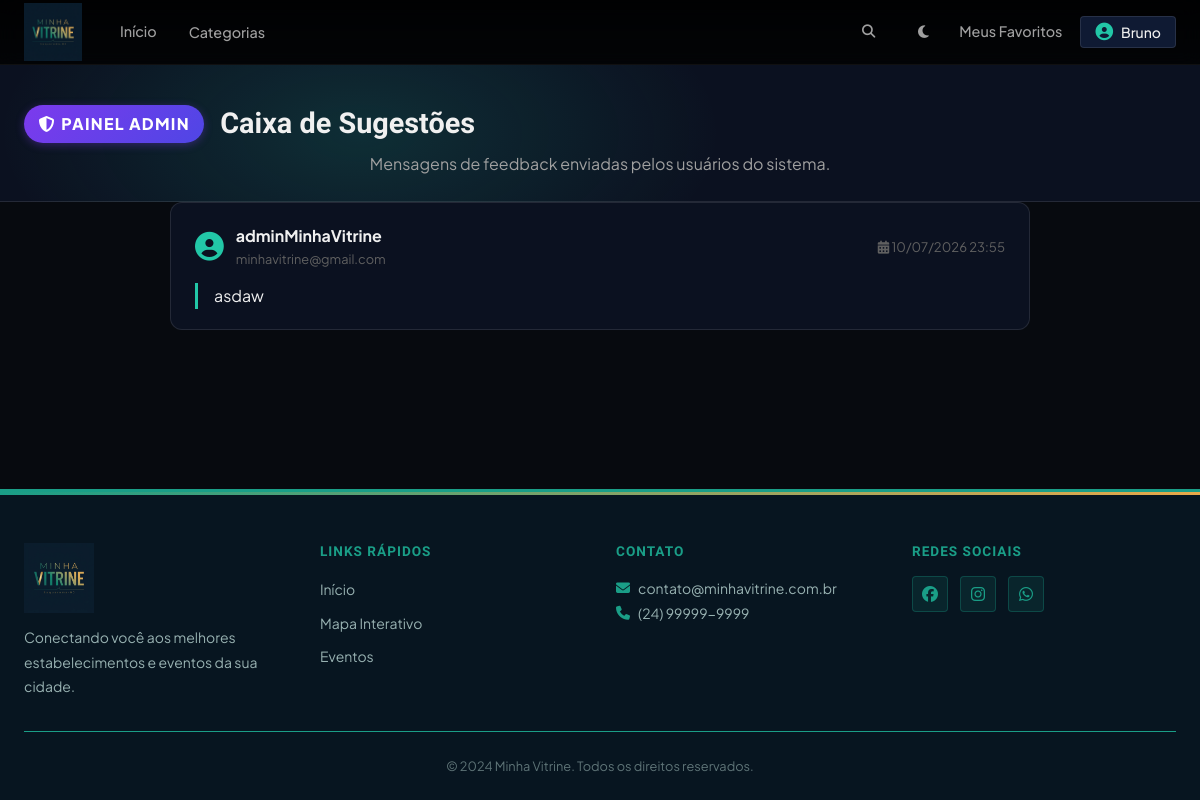
Screenshot of /painel/feedbacks/ (signed in) with the database file from the repository.
### apps/core/models.py (models this page shows, shortened)
class Feedback(models.Model):
    usuario = models.ForeignKey(
        User, on_delete=models.CASCADE, related_name='feedbacks_enviados')
    mensagem = models.TextField()
    criado_em = models.DateTimeField(auto_now_add=True)
    class Meta:
        verbose_name = 'Feedback'
        verbose_name_plural = 'Feedbacks'
        ordering = ['-criado_em']

### apps/core/views.py (the view)
# urls.py: path('painel/feedbacks/', views.ver_feedbacks, name='ver_feedbacks'),
@login_required
def ver_feedbacks(request):
    if not request.user.is_superuser:
        messages.error(request, 'Acesso restrito a administradores.')
        return redirect('home')
    feedbacks = Feedback.objects.select_related('usuario').order_by('-criado_em')
    return render(request, 'core/admin_feedbacks.html', {'feedbacks': feedbacks})

### apps/core/context_processors.py (called while the page is built)
def categorias_ativas(request):
    return {
        'categorias': Categoria.objects.filter(ativo=True).order_by('nome')
    }

### templates/core/admin_feedbacks.html (shortened to what this page needs)
{% extends 'base.html' %}
{% load static %}
{% block content %}
<div class="page-header" style="padding: 2.5rem 0 1.5rem;">
    <div class="container">
        <div style="display: flex; align-items: center; gap: 1rem; margin-bottom: 0.5rem;">
            <span class="badge-admin" style="font-size: 1rem; padding: 0.4rem 0.9rem;"><i class="fas fa-shield-alt"></i> Painel Admin</span>
            <h1 style="font-size: 1.8rem; margin: 0;">Caixa de Sugestões</h1>
        </div>
        <p style="color: var(--text-secondary);">Mensagens de feedback enviadas pelos usuários do sistema.</p>
    </div>
</div>
<div class="container" style="padding-bottom: 3rem;">
    {% if feedbacks %}
        <div style="display: flex; flex-direction: column; gap: 1rem; max-width: 860px; margin: 0 auto;">
            {% for fb in feedbacks %}
            <div class="feedback-card">
                <div class="feedback-card-header">
                    <div class="feedback-user">
                        <i class="fas fa-user-circle" style="font-size: 1.8rem; color: var(--primary);"></i>
                        <div>
                            <strong>{{ fb.usuario.first_name|default:fb.usuario.username }}</strong>
                            <span style="color: var(--text-muted); font-size: 0.8rem; display: block;">{{ fb.usuario.email }}</span>
                        </div>
                    </div>
                    <span class="feedback-date">
                        <i class="fas fa-calendar-alt"></i> {{ fb.criado_em|date:"d/m/Y H:i" }}
                    </span>
                </div>
                <p class="feedback-message">{{ fb.mensagem }}</p>
            </div>
            {% endfor %}
        </div>
    {% else %}
        <div style="text-align: center; padding: 4rem 0; color: var(--text-secondary);">
            <i class="fas fa-inbox" style="font-size: 3rem; opacity: 0.4; display: block; margin-bottom: 1rem;"></i>
            <p>Nenhuma sugestão recebida ainda.</p>
        </div>
    {% endif %}
</div>
{% endblock %}

### templates/base.html (shortened to what this page needs)
{% load static %}
<!DOCTYPE html>
<html lang="pt-BR">
<head>
    <link rel="stylesheet" href="https://cdnjs.cloudflare.com/ajax/libs/font-awesome/6.4.2/css/all.min.css">
    <link rel="stylesheet" href="{% static 'css/style.css' %}?v=5.3">
</head>
<body>
    <header class="navbar">
        <div class="container navbar-content">
            <div class="navbar-brand">
                <a href="{% url 'home' %}" class="logo-link">
                    <img src="{% static 'img/logo.png' %}" alt="Minha Vitrine" class="logo-img" style="height: 58px; width: auto; object-fit: contain; max-width: 200px;">
                </a>
            </div>
            <nav class="navbar-menu">
                <a href="{% url 'home' %}" class="nav-link nav-link-home">Início</a>
                {% if categorias %}
                    <button type="button" class="nav-link nav-categories-btn" id="navCategoriesBtn" aria-haspopup="dialog" aria-expanded="false">
                        Categorias
                    </button>
                {% endif %}
                <form action="{% url 'buscar' %}" method="get" class="navbar-search nav-search-expand" role="search" style="position: relative;">
                    <button type="button" class="nav-search-btn" id="navSearchBtn" aria-label="Abrir busca">
                        <i class="fas fa-search"></i>
                    </button>
                </form>
                <button type="button" class="theme-toggle" id="themeToggle" title="Modo noturno" aria-label="Alternar modo noturno">
                    <i class="fas fa-moon" id="themeToggleIcon"></i>
                </button>
                {% if user.is_authenticated %}
                    <a href="{% url 'meus_favoritos' %}" class="nav-link">Meus Favoritos</a>
                    <div class="nav-user">
                        <button class="btn-user" id="userMenuBtn">
                            <i class="fas fa-user-circle"></i>
                            <span>{{ user.first_name|default:user.username }}</span>
                        </button>
                    </div>
                {% else %}
                    <a href="{% url 'login' %}" class="nav-link">Entrar</a>
                    <a href="{% url 'registro' %}" class="btn-primary">Cadastrar</a>
                {% endif %}
            </nav>
        </div>
    </header>
    <main class="main-content">
        {% block content %}{% endblock %}
    </main>
    <footer class="footer">
        <div class="container">
            <div class="footer-content">
                <div class="footer-section">
                    <a href="{% url 'home' %}">
                        <img src="{% static 'img/logo.png' %}" alt="Minha Vitrine" style="height: 70px; width: auto; object-fit: contain; margin-bottom: 0.75rem; display: block;">
                    </a>
                    <p>Conectando você aos melhores estabelecimentos e eventos da sua cidade.</p>
                </div>
                <div class="footer-section">
                    <h4>Links Rápidos</h4>
                    <ul>
                        <li><a href="{% url 'home' %}">Início</a></li>
                        <li><a href="{% url 'mapa_interativo' %}">Mapa Interativo</a></li>
                        <li><a href="{% url 'eventos' %}">Eventos</a></li>
                    </ul>
                </div>
                <div class="footer-section">
                    <h4>Contato</h4>
                    <p><i class="fas fa-envelope"></i> contato@minhavitrine.com.br</p>
                    <p><i class="fas fa-phone"></i> (24) 99999-9999</p>
                </div>
                <div class="footer-section">
                    <h4>Redes Sociais</h4>
                    <div class="social-links">
                        <a href="#"><i class="fab fa-facebook"></i></a>
                        <a href="#"><i class="fab fa-instagram"></i></a>
                        <a href="#"><i class="fab fa-whatsapp"></i></a>
                    </div>
                </div>
            </div>
            <div class="footer-bottom">
                <p>&copy; 2024 Minha Vitrine. Todos os direitos reservados.</p>
            </div>
        </div>
    </footer>
</body>
</html>

### templates/core/admin_feedbacks.html (style rules this page uses)
.feedback-card { background: var(--bg-surface); border: 1px solid var(--border); border-radius: 12px; padding: 1.25rem 1.5rem; transition: box-shadow var(--transition), border-color var(--transition); }
.feedback-card-header { display: flex; align-items: center; justify-content: space-between; gap: 1rem; margin-bottom: 0.85rem; flex-wrap: wrap; }
.feedback-user { display: flex; align-items: center; gap: 0.75rem; }
.feedback-date { font-size: 0.82rem; color: var(--text-muted); white-space: nowrap; }
.feedback-message { color: var(--text-primary); line-height: 1.65; border-left: 3px solid var(--primary); padding-left: 1rem; margin: 0; }

### rows the page displays
Feedback: usuario.first_name "adminMinhaVitrine", usuario.email "minhavitrine@gmail.com", criado_em "10/07/2026 23:55", mensagem "asdaw"

### other values shown
{{ user.first_name|default:user.username }} "Bruno"
